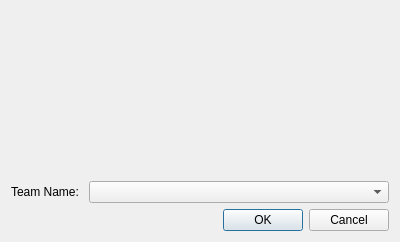
<?xml version="1.0" encoding="UTF-8"?>
<ui version="4.0">
 <class>Form</class>
 <widget class="QWidget" name="Form">
  <property name="geometry">
   <rect>
    <x>0</x>
    <y>0</y>
    <width>400</width>
    <height>242</height>
   </rect>
  </property>
  <property name="windowTitle">
   <string>Form</string>
  </property>
  <layout class="QFormLayout" name="formLayout">
   <item row="0" column="1">
    <spacer name="verticalSpacer">
     <property name="orientation">
      <enum>Qt::Vertical</enum>
     </property>
     <property name="sizeHint" stdset="0">
      <size>
       <width>20</width>
       <height>40</height>
      </size>
     </property>
    </spacer>
   </item>
   <item row="1" column="0">
    <widget class="QLabel" name="label">
     <property name="text">
      <string>Team Name: </string>
     </property>
    </widget>
   </item>
   <item row="1" column="1">
    <widget class="QComboBox" name="comboBox">
     <property name="sizePolicy">
      <sizepolicy hsizetype="MinimumExpanding" vsizetype="Fixed">
       <horstretch>0</horstretch>
       <verstretch>0</verstretch>
      </sizepolicy>
     </property>
    </widget>
   </item>
   <item row="2" column="0" colspan="2">
    <widget class="QDialogButtonBox" name="buttonBox">
     <property name="standardButtons">
      <set>QDialogButtonBox::Cancel|QDialogButtonBox::Ok</set>
     </property>
    </widget>
   </item>
  </layout>
 </widget>
 <resources/>
 <connections>
  <connection>
   <sender>buttonBox</sender>
   <signal>rejected()</signal>
   <receiver>Form</receiver>
   <slot>close()</slot>
   <hints>
    <hint type="sourcelabel">
     <x>355</x>
     <y>115</y>
    </hint>
    <hint type="destinationlabel">
     <x>390</x>
     <y>-14</y>
    </hint>
   </hints>
  </connection>
  <connection>
   <sender>buttonBox</sender>
   <signal>accepted()</signal>
   <receiver>comboBox</receiver>
   <slot>clear()</slot>
   <hints>
    <hint type="sourcelabel">
     <x>257</x>
     <y>121</y>
    </hint>
    <hint type="destinationlabel">
     <x>266</x>
     <y>88</y>
    </hint>
   </hints>
  </connection>
 </connections>
</ui>
